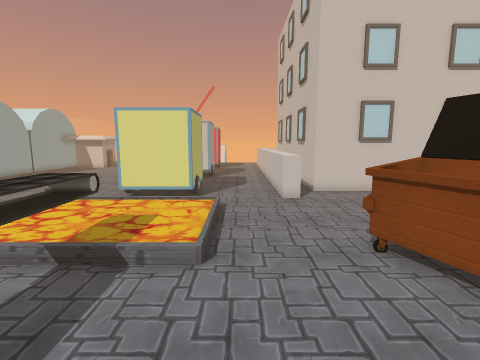
View 1 (above)

22 first-person views from a walk through a scene from a Unity 3-D project. The camera is 1.3 m above the floor, tilts 8° down and sees 85° across. The floor is counted in squares, 0.5 m on a side. Each view is taken from the middle of a square. On the plan, view 1 faces up. The plan holds only what a view shows up to about 18 squares ahead; the rest is blank. The place goes on beyond the plan. The player is left out. Some surface patterns are stand-ins.

View 2
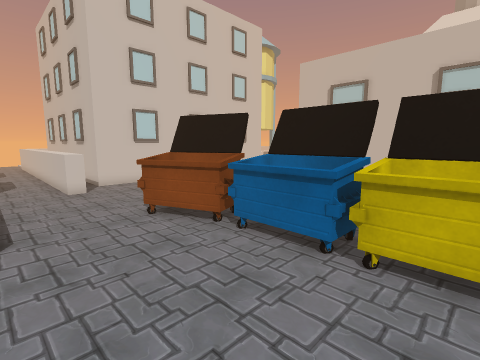

View 3
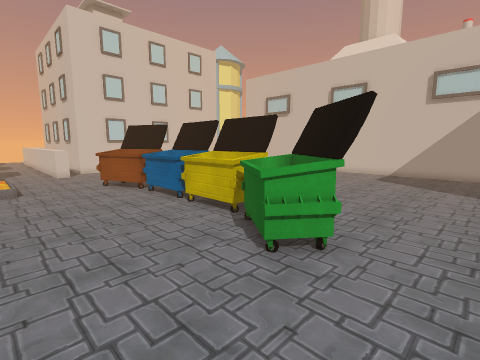

View 4
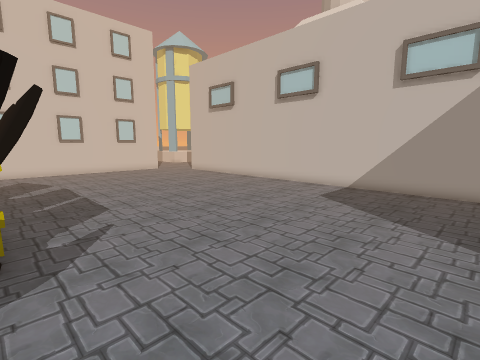

View 5
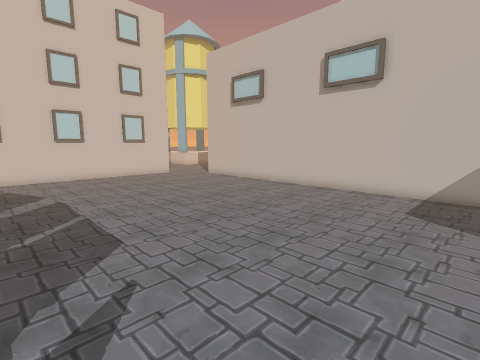

View 6
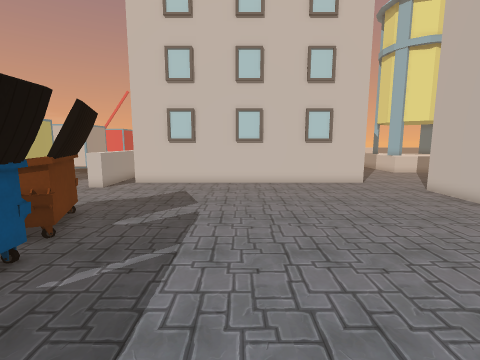

View 7
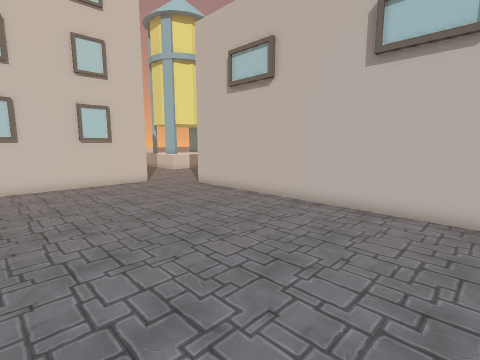

View 8
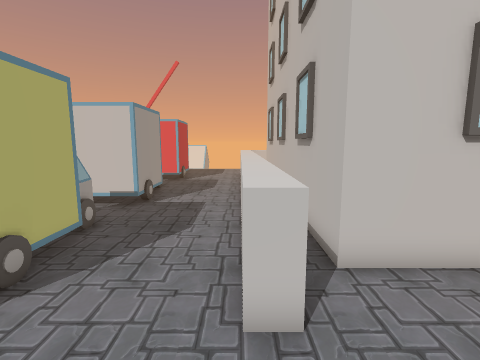

View 9
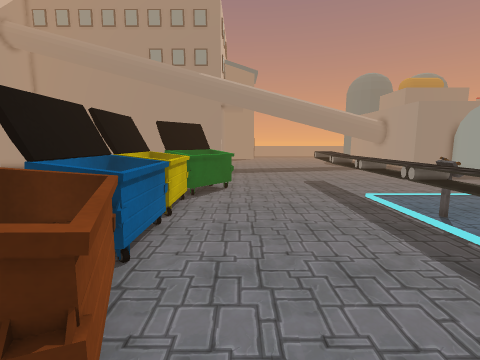

View 10
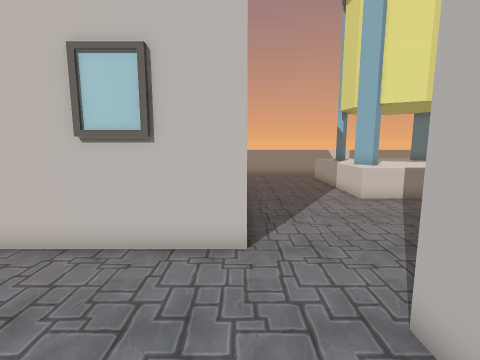

View 11
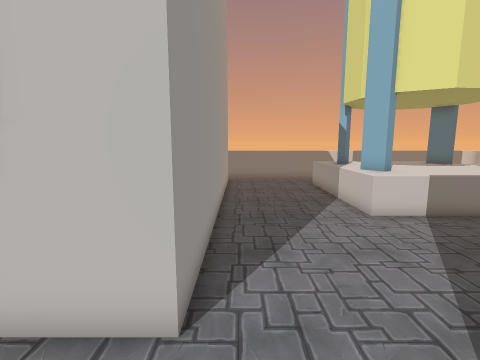

View 12
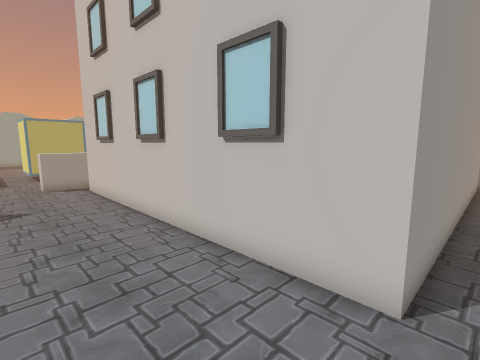

View 13
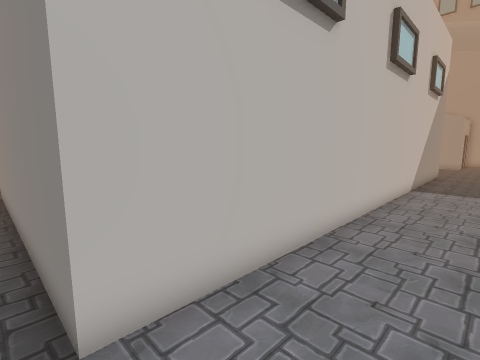

View 14
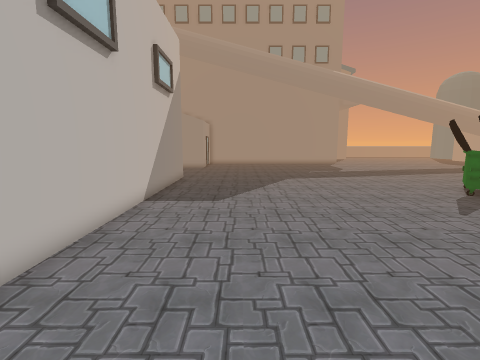

View 15
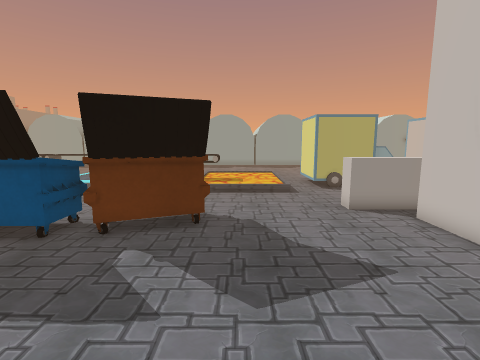

View 16
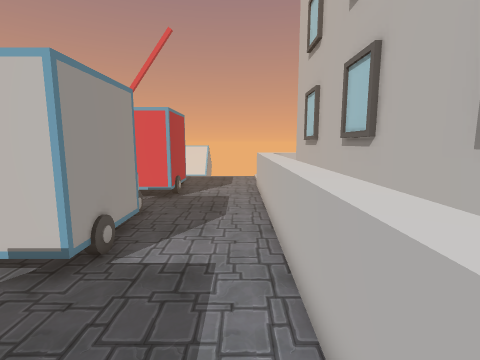

View 17
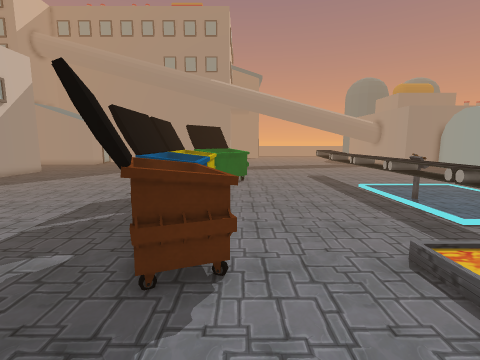

View 18
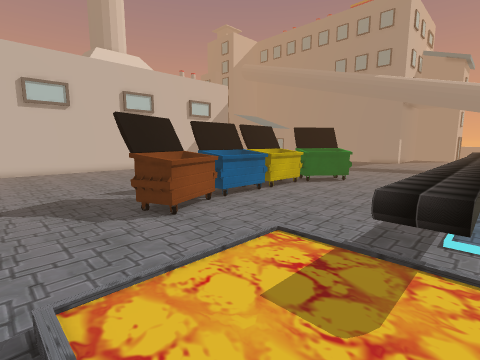

View 19
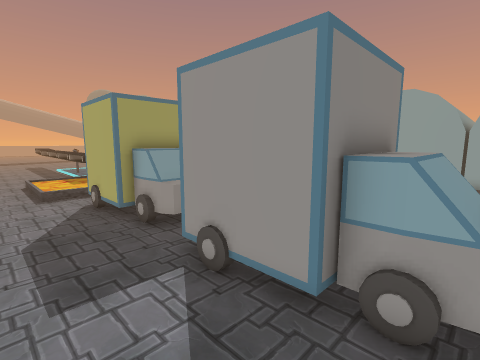

View 20
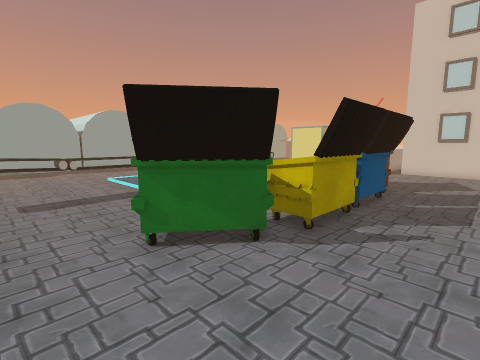

View 21
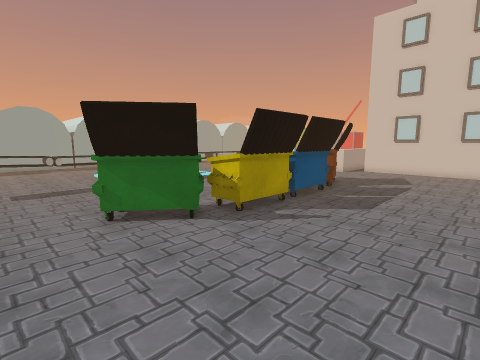

View 22
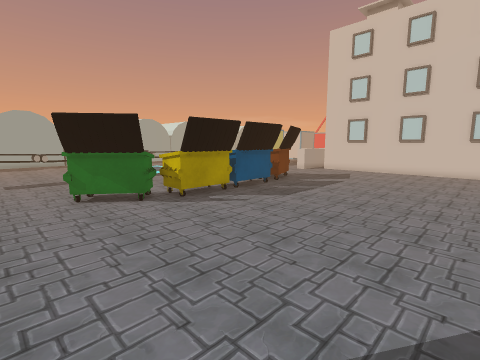

### Floor plan
Key: @ floor where view 1 was taken; # wall or solid block; . main floor; : floor 0.25 m higher than the main floor; = window, fence, low wall or low ledge; ≈ liquid the walk keeps out of; ^ raised ledge; C conveyor; U dumpster.
Columns run from 5 left of view 1 to 25 right of it. Each row starts with its distance up from view 1.
 26   .....^^#              #.....^
 25 ^^=....^ #              #.....^
 24 ^^^....^^#              #.....^
 23 ####...^^#              #.....^
 22    #...^^#              #.....^
 21    #...^^#              #.....^
 20 ####...^^#              #.....^
 19  ......^^#              #......
 18   =....^^#              #......
 17  ==....^^#              #......
 16 ####...^^#              #......
 15    #...^^#              #.....
 14    #...^^################....
 13    #...^^....................
 12 ####...........................
 11 ..........................#####
 10     ≈.....................#
  9     ≈.....................#
  8     ≈.....................#
  7 CC  ≈....UUU..............#
  6 CC  ≈...UUUU..............#
  5 CC......UUUU..............#
  4 CC.......UUUU.............##
  3 CC.......UUUU.............##
  2 CC.......U:UU.............##
  1 CC.......U:UU.............##
  0 CC...@...UUUU.............##
 -1 CC.......UUUU.............##
 -2 CC.......UUUU.............##
 -3 CC.......UUUU.............##
 -4 CC.......UUUU.............##
 -5 CC.......UU...............##
 -6 CC......UUUU..............##
 -7 CC.....UU:UU..............##
 -8  C......UUU...............##
 -9 CC.......U................##
-10 CC........................##
-11   ........................#

Where each view was taken, in squares from view 1:
view 1: 0 up, 0 right, facing up
view 2: 3 down, 1 left, facing up-right
view 3: 11 down, 2 left, facing up-right
view 4: 11 down, 6 right, facing up-right
view 5: 7 down, 7 right, facing up-right
view 6: 3 down, 11 right, facing up
view 7: 3 down, 11 right, facing up-right
view 8: 9 up, 2 right, facing up
view 9: 8 up, 2 right, facing down
view 10: 8 up, 19 right, facing up
view 11: 11 up, 20 right, facing up
view 12: 10 up, 20 right, facing up-left
view 13: 12 up, 18 right, facing down-right
view 14: 7 up, 17 right, facing down
view 15: 8 up, 13 right, facing left
view 16: 15 up, 1 right, facing up
view 17: 11 up, 3 right, facing down
view 18: 11 up, 5 left, facing down-right
view 19: 25 up, 1 right, facing down-left
view 20: 11 down, 10 right, facing up-left
view 21: 11 down, 13 right, facing up-left
view 22: 11 down, 17 right, facing up-left
